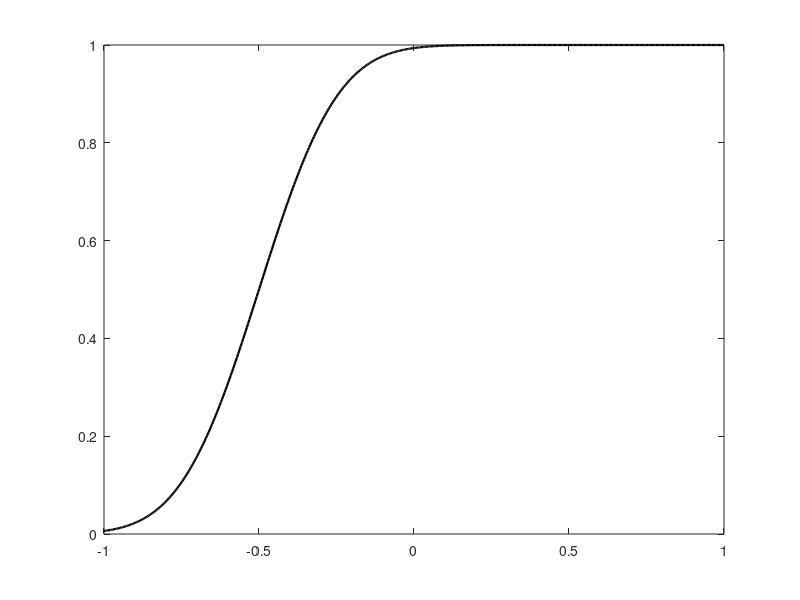

Write MATLAB code to recreate this figure. (Note: this script raises an error after producing the figure.)

modelfunb = @(g,l,u,v,x) g+(1-g-l)*0.5*(1+erf((x-u)/sqrt(2*v^2)));
g = 0;
l = 0;
u = -0.5;
v = 0.2;

xRange = linspace(-1,1,500);
yRange = modelfunb(g,l,u,v,xRange);

hhf = figure('position',[100 100 380 300]);
plot(xRange,yRange,'k','linewidth',1.6);

%%
% using logistic fitting of current data
OctaveData = [-1,-0.6,-0.2,0.2,0.6,1];
NorTundata = [0.1 0.2 0.4 0.8 0.9 1];
opts = statset('nlinfit');
opts.RobustWgtFun = 'bisquare';
opts.MaxIter = 1000;
modelfunb = @(b1,b2,b3,b4,x) (b1+ b2./(1+exp(-(x - b3)./b4)));
% using the new model function
UL = [max(NorTundata)+abs(min(NorTundata)), Inf, max(OctaveData), 100];
SP = [min(NorTundata),max(NorTundata) - min(NorTundata), mean(OctaveData), 1];
LM = [-Inf,-Inf, min(OctaveData), -100];
ParaBoundLim = ([UL;SP;LM]);
[fit_model,fitgof] = fit(OctaveData',NorTundata',modelfunb,'StartPoint',SP,'Upper',UL,'Lower',LM);
OctaveRange = linspace(min(OctaveData),max(OctaveData),500);
FitCurve = feval(fit_model,OctaveRange);
hhf = figure('position',[100 100 380 300]);
hold on
plot(OctaveRange,FitCurve,'k','linewidth',1.6);
plot(OctaveData',NorTundata','o','MarkerSize',12,'Linewidth',2)

%% Initial categorical ROI response function
modelfunb = @(g,l,u,v,x) g+(1-g-l)*0.5*(1+erf((x-u)/sqrt(2*v^2)));
g = 0;
l = 0;
% u = -0.5;
v = 0.2;

RPreferBound = -0.5:0.1:0.5;
LPreferBound = -0.5:0.1:0.5;
nCategROI = length(RPreferBound);
RPrefCategFun = cell(nCategROI,1);
LPrefCategFun = cell(nCategROI,1);
for cROI = 1 : nCategROI
    RPrefCategFun{cROI} = @(x) modelfunb(g,l,RPreferBound(cROI),v,x);
    LPrefCategFun{cROI} = @(x) 1 - modelfunb(g,l,RPreferBound(cROI),v,x);
end
%% Test categorical ROI function
xRange = linspace(-1,1,500);
hf = figure;
hold on
for cROI = 1 : nCategROI
    cRFun = RPrefCategFun{cROI};
    cLFun = LPrefCategFun{cROI};
    cRCurve = cRFun(xRange);
    cLCurve = cLFun(xRange);
    plot(xRange,cRCurve,'r','linewidth',1.6);
    plot(xRange,cLCurve,'b','linewidth',1.6);
end
% saveas(hf,'Initial raw categNeuron population data');
% saveas(hf,'Initial raw categNeuron population data','pdf');
% %% calculate output value by given function
% xData = -0.5:0.1:0.5;
% RDataCell = cell(nCategROI,1);
% LDataCell = cell(nCategROI,1);
% for cROI = 1 : nCategROI
%     cRFun = RPrefCategFun{cROI};
%     cLFun = LPrefCategFun{cROI};
%     RDataCell{cROI} = cRFun(xData);
%     LDataCell{cROI} = cLFun(xData);
% end
% RDataMtx = cell2mat(RDataCell);
% LDataMtx = cell2mat(LDataCell);
% 
% ChoiceData = (sum(RDataMtx) - sum(LDataMtx))/nCategROI;
% figure;
% plot(xData,ChoiceData,'k','Linewidth',1.6)
% 
% 
% BehavThres = 0.8;
% Value2ThresRatio = abs(ChoiceData)/BehavThres;
% Value2ThresRatio(Value2ThresRatio > 1) = 1;
% BoostFun = 1 - Value2ThresRatio;
% figure;
% plot(xData,BoostFun,'k','Linewidth',1.6)

%% set uncertainty function
modelfunb = @(g,l,u,v,x) g+(1-g-l)*0.5*(1+erf((x-u)/sqrt(2*v^2)));
g = 0;
l = 0;
UCu = 0;
UCv = 0.2;
syms y
cFun = modelfunb(g,l,UCu,UCv,y);
UncertainFunDerivt = diff(cFun);
xRange = linspace(-1,1,500);
UncertainFun = double(subs(UncertainFunDerivt,xRange));

BiasV = 0;

hf = figure;
plot(xRange,UncertainFun,'r','Linewidth',1.6);
set(gca,'box','off');
% saveas(hf,'Initial Uncertainty function');
% saveas(hf,'Initial raw categNeuron population data','pdf');
%% using the uncertainty function for boosting sensory outcome
xData = linspace(-1,1,500);
RDataCell = cell(nCategROI,1);
LDataCell = cell(nCategROI,1);
for cROI = 1 : nCategROI
    cRFun = RPrefCategFun{cROI};
    cLFun = LPrefCategFun{cROI};
    RDataCell{cROI} = cRFun(xData);
    LDataCell{cROI} = cLFun(xData);
end
RDataMtx = cell2mat(RDataCell);
LDataMtx = cell2mat(LDataCell);

ChoiceData = (sum(RDataMtx) - sum(LDataMtx))/nCategROI;
%% fit the choice data with a sigmoidal function
SP = [min(ChoiceData),1-max(ChoiceData) - min(ChoiceData),0,1];
UL = [max(ChoiceData),max(ChoiceData),max(xData),100];
LM = [min(ChoiceData),min(ChoiceData),min(xData),1e-6];
[ffit, gof] =fit(xData(:),ChoiceData(:),modelfunb,'StartPoint',SP,'Upper',UL,'Lower',LM);
syms xValue
cChoiceFun = modelfunb(ffit.g,ffit.l,ffit.u,ffit.v,xValue);
ChoiceFunDerivative = diff(cChoiceFun);
ChoiceSlopeData = double(subs(ChoiceFunDerivative,xData));
hf = figure('position',[100 100 380 300]);
yyaxis left
plot(xData,ChoiceData,'r','linewidth',1.5);
ylabel('Raw');

yyaxis right
plot(xData,ChoiceSlopeData,'k','linewidth',1.6);
ylabel('Slope')

% saveas(hf,'Raw choice data and slope');
% saveas(hf,'Raw choice data and slope','pdf');
%% Combine uncertainty to final function
UncertainFun = double(subs(UncertainFunDerivt,xData));
ShapedSlope = ChoiceSlopeData(:) .* UncertainFun(:); % slope change, sensitivity change, something like gain modulation
NewxData = xData + BiasV; % bias term change
syms Newg Newl Newu Newv Newx
NewFunc = modelfunb(ffit.g,ffit.l,Newu,Newv,Newx);  % upper and lower bound fixed
NewChoiceFunSlope = diff(NewFunc,Newx);
NewChoiceFunSlopehandle = matlabFunction(NewChoiceFunSlope);
NewSP = SP.*[1 1 1 0] + [0 0 BiasV 1/(max(ShapedSlope)*max(UncertainFun))];
% cFitTypes = fittype(NewChoiceFunSlopehandle,'coefficients',{'Newg','Newl','Newu','Newv'},'independent',{'Newx'},'dependent',{'ShapedSlope'});
cFitTypes = fittype(NewChoiceFunSlopehandle,'coefficients',{'Newu','Newv'},'independent',{'Newx'},'dependent',{'ShapedSlope'});
[Newffit, Newgof] = fit(NewxData(:),ShapedSlope(:),cFitTypes,'StartPoint',NewSP(3:4),'Upper',UL(3:4),'Lower',LM(3:4));
NewSlopeData = feval(Newffit,xData);

hf = figure('position',[100 100 380 300]);
hold on
plot(xData,ChoiceSlopeData,'k','linewidth',1.5);
plot(xData,NewSlopeData,'r','linewidth',1.5);
legend({'ChoiceSlope','ModuSlope'},'FontSize',10,'Box','off','Location','Northwest');
title('Slope change')
% saveas(hf,'modulated slope curve');
% saveas(hf,'modulated slope curve','pdf');

NewFunction = modelfunb(ffit.g,ffit.l,Newffit.Newu,Newffit.Newv,Newx);
NewChoiceData = double(subs(NewFunction,xData));
[~,BoundInds] = min(abs(NewChoiceData));
BoundIndex = xData(BoundInds);
hhf = figure('position',[500 100 380 300]);
hold on
plot(xData,ChoiceData,'k','linewidth',1.5);
plot(xData,NewChoiceData,'r','linewidth',1.5);
legend({'ChoiceRaw','ModuChoice'},'FontSize',10,'Box','off','Location','Northwest');
text(BoundIndex,0,sprintf('Bound = %.4f',BoundIndex));
title(sprintf('Choice Data, Gain = %d-%.2f, Bias = %.3f',UCu,UCv,BiasV));
set(gca,'ylim',[-1.1 1.1]);
% saveas(hhf,'Modulated Choice curve with bias');
% saveas(hhf,'Modulated Choice curve with bias','pdf');

%
PriorChoice = -1*0.1;  % negtive for left prior, positive for right prior
WithPriorChoice = NewChoiceData + PriorChoice;
WithPriorChoice(WithPriorChoice > 1) = 1;
WithPriorChoice(WithPriorChoice < -1) = -1;  % set within range
[~,BoundInds] = min(abs(WithPriorChoice));
BoundIndex = xData(BoundInds);
FinalSP = [SP(1:2),BoundInds,1/(max(ShapedSlope)*max(UncertainFun))];
[FinalFit,Finalgof] = fit(xData(:),WithPriorChoice(:),modelfunb,'StartPoint',FinalSP,'Upper',UL,'Lower',LM);
FinalCurve = feval(FinalFit,xData);
hhf = figure('position',[900 100 380 300]);
hold on
plot(xData,ChoiceData,'k','linewidth',1.5);
plot(xData,FinalCurve,'r','linewidth',1.5);
legend({'ChoiceRaw','ModuChoice'},'FontSize',10,'Box','off','Location','SouthEast');
text(-0.8,0.9,sprintf('Gain = %d-%.2f',UCu,UCv));
text(-0.8,0.8,sprintf('Bias = %.3f',BiasV))
text(-0.8,0.7,sprintf('Prior = %.3f',PriorChoice))
text(FinalFit.u,0,sprintf('Bound = %.4f',FinalFit.u));
title('Final formation');
% saveas(hhf,'Modulated Choice curve with bias and prior');
% saveas(hhf,'Modulated Choice curve with bias and prior','pdf');

%%
CombinedData = ChoiceData .* UncertainFun;
hf = figure;
plot(xData,CombinedData,'k','linewidth',1.5)

%% gaussian base neuron generation

c1 = 1;
c2 = 0;
c3 = 0.2;
c4 = 0;
TunBaseModel = @(x) c1*exp((-1)*((x - c2).^2)./(2*(c3^2)))+c4;
xscales = linspace(-1,1,100);
yData = TunBaseModel(xscales);
figure;
plot(xscales,yData);

%%
TunBaseModel = @(c1,c2,c3,c4,x) c1*exp((-1)*((x - c2).^2)./(2*(c3^2)))+c4;
cc1 = 1;
% c2 = 0;
cc3 = 0.2;
cc4 = 0;

TuningPeakNum = 100;
TunPeakData = linspace(-1,1,TuningPeakNum);
TunROIFun = cell(TuningPeakNum,1);
for cROI = 1 : TuningPeakNum
    TunROIFun{cROI} = @(x) TunBaseModel(cc1,TunPeakData(cROI),cc3,cc4,x);
end

xscales = linspace(-1,1,500);
BaseROIRespDataAll = cell(TuningPeakNum,1);
UsedColor = jet(TuningPeakNum);
figure;
hold on
for cROI = 1 : TuningPeakNum
    cROIFun = TunROIFun{cROI};
    cROIData = cROIFun(xscales);
    plot(xscales,cROIData,'Color',UsedColor(cROI,:),'linewidth',1.4);
    BaseROIRespDataAll{cROI} = cROIData * sign(TunPeakData(cROI));
end

% calculate the population output, left as negtive value
popuOutData = sum(cell2mat(BaseROIRespDataAll));
ScalePopuOut = (popuOutData - min(popuOutData))/(max(popuOutData) - min(popuOutData))*2-1;

hf = figure;
% hold on
yyaxis left
plot(xscales,popuOutData,'Color','k','linewidth',1.5);

yyaxis right
plot(xscales,ScalePopuOut,'Color','r','linewidth',1.5);
